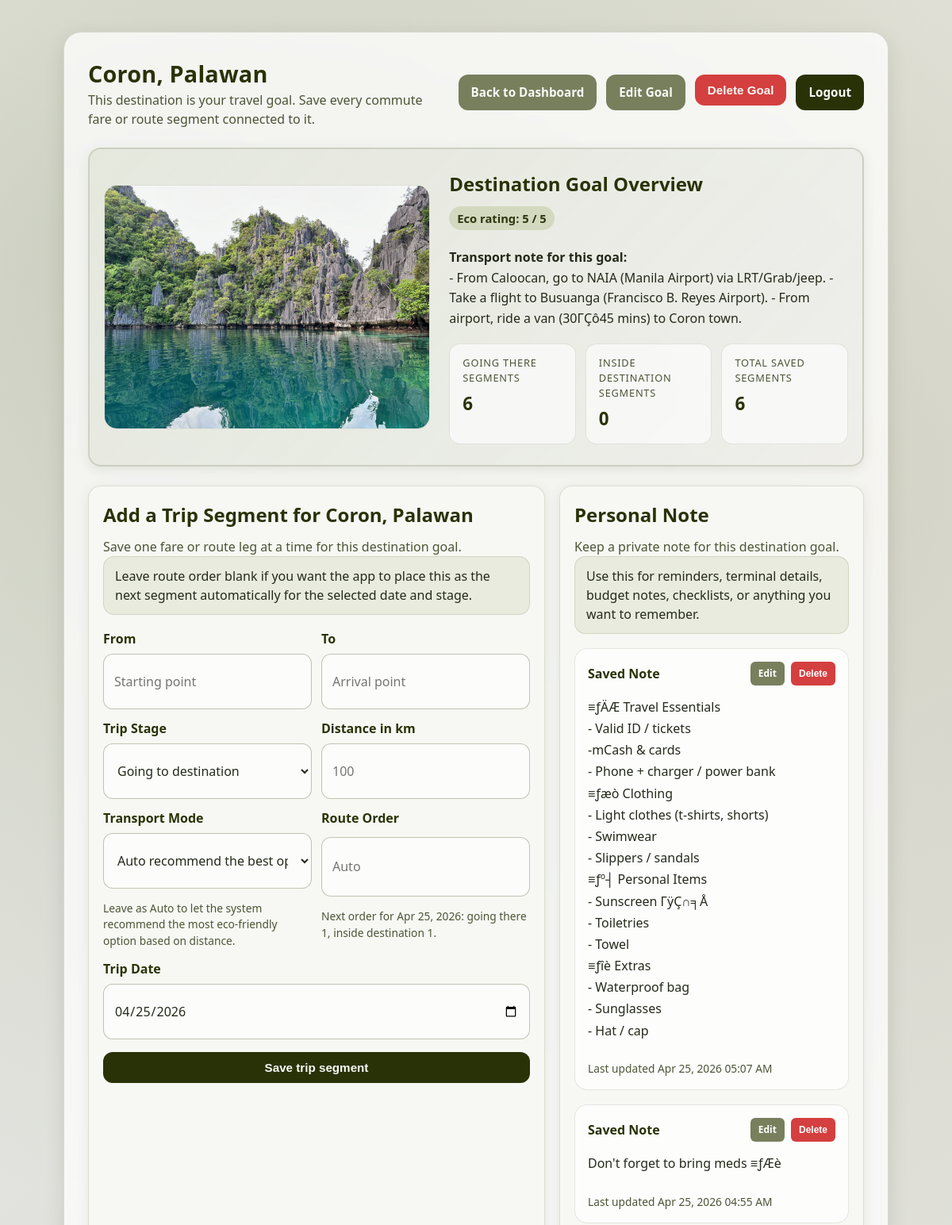
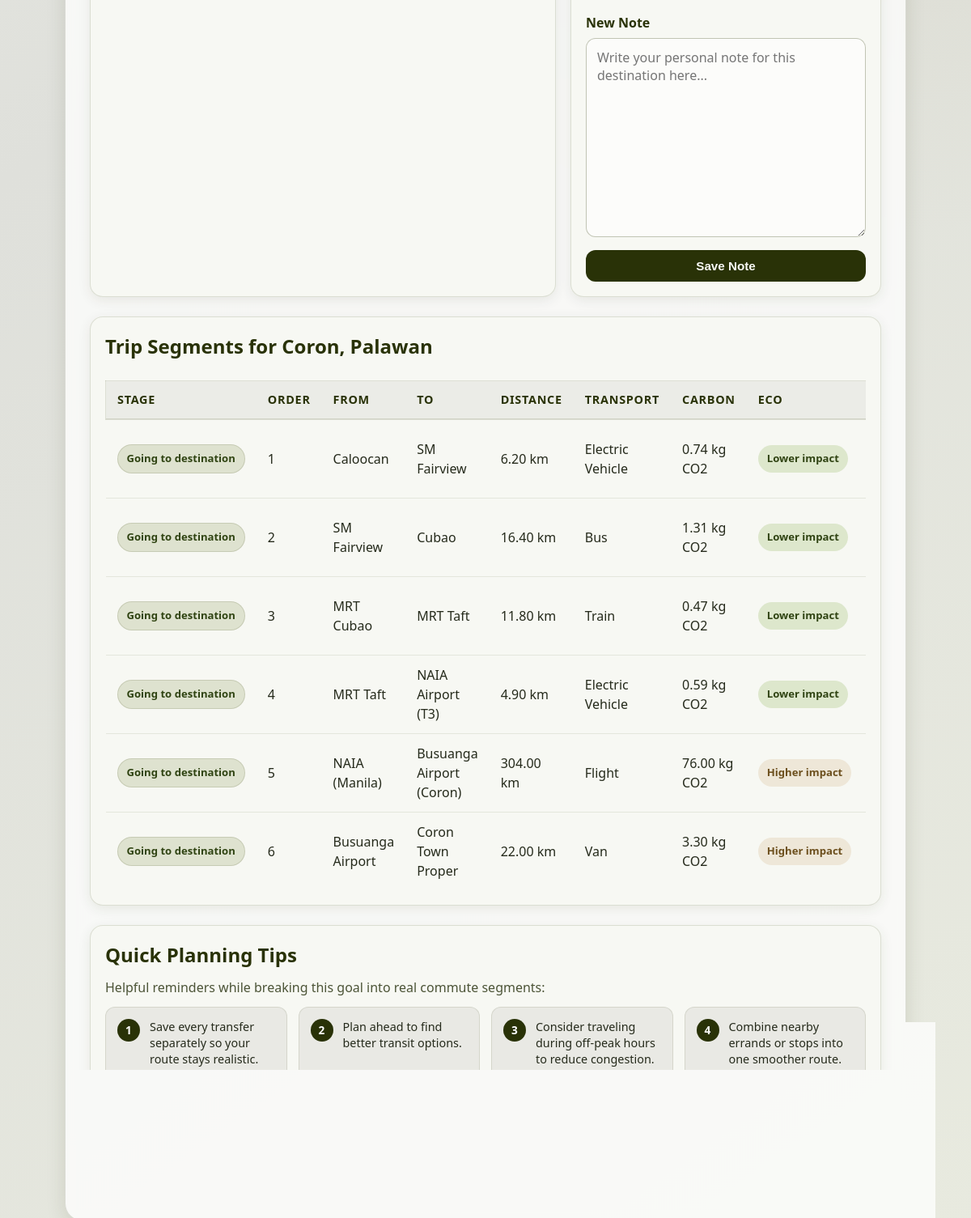
Page /destination_detail.php?id=8 (signed in) on the committed database (2 pictures, top to bottom).
### tables this page shows
CREATE TABLE `destinations` (
  `id` int(11) NOT NULL AUTO_INCREMENT,
  `name` varchar(100) NOT NULL,
  `eco_rating` int(11) NOT NULL,
  `transport_tips` text NOT NULL,
  `photo_path` varchar(255) DEFAULT NULL,
  PRIMARY KEY (`id`)
);

CREATE TABLE `destination_personal_notes` (
  `note_id` int(11) NOT NULL AUTO_INCREMENT,
  `user_id` int(11) NOT NULL,
  `dest_id` int(11) NOT NULL,
  `note_text` text NOT NULL,
  `created_at` timestamp NOT NULL DEFAULT current_timestamp(),
  `updated_at` timestamp NOT NULL DEFAULT current_timestamp() ON UPDATE current_timestamp(),
  PRIMARY KEY (`note_id`),
  KEY `user_id` (`user_id`),
  KEY `dest_id` (`dest_id`)
);

CREATE TABLE `itinerary_items` (
  `item_id` int(11) NOT NULL AUTO_INCREMENT,
  `trip_id` int(11) NOT NULL,
  `dest_id` int(11) NOT NULL,
  `transport_mode` varchar(30) NOT NULL,
  `is_eco_friendly` tinyint(1) NOT NULL DEFAULT 0,
  `sequence_order` int(11) NOT NULL DEFAULT 1,
  `distance_km` decimal(10,2) NOT NULL DEFAULT 0.00,
  `carbon_est` decimal(10,2) NOT NULL DEFAULT 0.00,
  `trip_stage` varchar(30) NOT NULL DEFAULT 'to_destination',
  `created_at` timestamp NOT NULL DEFAULT current_timestamp(),
  PRIMARY KEY (`item_id`),
  KEY `trip_id` (`trip_id`),
  KEY `dest_id` (`dest_id`)
);

CREATE TABLE `trips` (
  `trip_id` int(11) NOT NULL AUTO_INCREMENT,
  `user_id` int(11) NOT NULL,
  `trip_name` varchar(150) NOT NULL,
  `origin` varchar(150) NOT NULL,
  `trip_date` date DEFAULT NULL,
  `total_carbon_est` decimal(10,2) NOT NULL DEFAULT 0.00,
  `created_at` timestamp NOT NULL DEFAULT current_timestamp(),
  PRIMARY KEY (`trip_id`)
);

### destination_detail.php (the view, shortened to what the rows shown need)
<?php
require 'db.php';
require 'destination_photo_helper.php';
require 'trip_segment_helper.php';
function detail_escape($value): string
{
    return htmlspecialchars((string) $value, ENT_QUOTES, 'UTF-8');
}
$destinationIdColumn = travel_get_destination_id_column($conn);
$destId = (int) ($_GET['id'] ?? 0);
$destStmt = $conn->prepare("SELECT * FROM destinations WHERE {$destinationIdColumn} = ? LIMIT 1");
$destStmt->bind_param('i', $destId);
$destStmt->execute();
$destResult = $destStmt->get_result();
$destination = $destResult ? $destResult->fetch_assoc() : null;
if ($destination) {
    $destination['eco_rating'] = travel_calculate_eco_rating($conn, $destId);
}
$destinationPhotoPath = destination_get_photo_public_path($destination['photo_path'] ?? '');
$destinationName = (string) ($destination['name'] ?? 'Destination');
$personalNotes = travel_fetch_destination_notes($conn, (int) $_SESSION['user_id'], $destId);
$tripsToDestination = [];
$tripsStmt = $conn->prepare(
    "SELECT
        t.trip_id,
        t.trip_name,
        t.origin,
        COALESCE(t.trip_date, DATE(t.created_at)) AS trip_date_value,
        t.total_carbon_est,
        t.created_at,
        i.transport_mode,
        i.distance_km,
        i.is_eco_friendly,
        i.trip_stage,
        i.sequence_order
    FROM trips t
    INNER JOIN itinerary_items i ON i.trip_id = t.trip_id
    WHERE i.dest_id = ? AND t.user_id = ?
    ORDER BY
        COALESCE(t.trip_date, DATE(t.created_at)) ASC,
        CASE i.trip_stage
            WHEN 'to_destination' THEN 1
            WHEN 'inside_destination' THEN 2
            ELSE 3
        END,
        i.sequence_order ASC,
        t.created_at DESC"
);
$tripsStmt->bind_param('ii', $destId, $_SESSION['user_id']);
$tripsStmt->execute();
$tripsResult = $tripsStmt->get_result();
if ($tripsResult) {
    while ($row = $tripsResult->fetch_assoc()) {
        $tripsToDestination[] = $row;
    }
}
?>
<!DOCTYPE html>
<html>
<head>
    <link rel="stylesheet" href="style.css">
</head>
<body>
    <div class="page-shell">
        <div class="container">
            <header class="topbar">
                <div>
                    <h1><?php echo detail_escape($destinationName); ?></h1>
                    <p>This destination is your travel goal. Save every commute fare or route segment connected to it.</p>
                </div>
            </header>
            <section class="destination-hero card">
                <div class="hero-content <?php echo $destinationPhotoPath !== '' ? 'hero-content-split' : ''; ?>">
                    <?php if ($destinationPhotoPath !== ''): ?>
                        <div class="hero-media">
                            <img src="<?php echo detail_escape($destinationPhotoPath); ?>" alt="<?php echo detail_escape($destinationName); ?> photo">
                        </div>
                    <?php endif; ?>
                    <div class="hero-main">
                        <h2>Destination Goal Overview</h2>
                        <p class="rating-badge">
                            <span class="rating">Eco rating: <?php echo detail_escape($destination['eco_rating']); ?> / 5</span>
                        </p>
                        <p class="eco-tips"><strong>Transport note for this goal:</strong><br><?php echo detail_escape($destination['transport_tips']); ?></p>
                        <div class="stats-grid">
                            <div class="stat-card">
                            </div>
                            <div class="stat-card">
                            </div>
                            <div class="stat-card">
                            </div>
                        </div>
                    </div>
                </div>
            </section>
            <div class="detail-layout">
                <section class="panel card">
                    <h2>Add a Trip Segment for <?php echo detail_escape($destinationName); ?></h2>
                    <p class="panel-lead">Save one fare or route leg at a time for this destination goal.</p>
                    <p class="helper-note">Leave route order blank if you want the app to place this as the next segment automatically for the selected date and stage.</p>
                    <form method="POST" class="planner-form trip-segment-form">
                        <div class="field-grid trip-segment-grid">
                        </div>
                        <button type="submit">Save trip segment</button>
                    </form>
                </section>
                <aside class="panel card" id="note-section">
                    <h2>Personal Note</h2>
                    <?php if (!empty($personalNotes)): ?>
                        <?php foreach ($personalNotes as $note): ?>
                            <div class="saved-note-card">
                                <div class="saved-note-head">
                                    <strong class="saved-note-title">Saved Note</strong>
                                    <div class="saved-note-actions">
                                        <a href="destination_detail.php?id=<?php echo detail_escape($destId); ?>&edit_note=<?php echo (int)$note['note_id']; ?>#note-section" class="btn-action btn-edit">Edit</a>
                                        <form method="POST" class="saved-note-inline-form" onsubmit="return confirm('Delete this personal note?');">
                                            <button type="submit" class="btn-action btn-delete">Delete</button>
                                        </form>
                                    </div>
                                </div>
                                <div class="saved-note-body">
                                    <p class="saved-note-text"><?php echo nl2br(detail_escape((string) ($note['note_text'] ?? ''))); ?></p>
                                    <p class="field-help note-meta">Last updated <?php echo detail_escape(date('M d, Y h:i A', strtotime((string) $note['updated_at']))); ?></p>
                                </div>
                            </div>
                        <?php endforeach; ?>
                    <?php endif; ?>
                </aside>
            </div>
            <section class="panel card trip-history">
                <h2>Trip Segments for <?php echo detail_escape($destinationName); ?></h2>
                <?php if (empty($tripsToDestination)): ?>
                    <p class="muted">No trip segments saved for this destination goal yet.</p>
                <?php else: ?>
                    <div class="table-wrap">
                        <table class="trip-table">
                            <thead>
                                <tr>
                                    <th>Stage</th>
                                    <th>Order</th>
                                    <th>From</th>
                                    <th>To</th>
                                    <th>Distance</th>
                                    <th>Transport</th>
                                    <th>Carbon</th>
                                    <th>Eco</th>
                                    <th>Date</th>
                                </tr>
                            </thead>
                            <tbody>
                                <?php foreach ($tripsToDestination as $trip): ?>
                                    <?php $tripStage = (string) ($trip['trip_stage'] ?? 'to_destination'); ?>
                                    <tr>
                                        <td>
                                            <span class="stage-pill <?php echo detail_escape(travel_stage_badge_class($tripStage)); ?>">
                                                <?php echo detail_escape(travel_format_stage($tripStage)); ?>
                                            </span>
                                        </td>
                                        <td><?php echo detail_escape($trip['sequence_order'] ?? 1); ?></td>
                                        <td><?php echo detail_escape($trip['origin']); ?></td>
                                        <td><?php echo detail_escape($trip['trip_name']); ?></td>
                                        <td><?php echo detail_escape($trip['distance_km']); ?> km</td>
                                        <td><?php echo detail_escape(travel_format_mode((string) $trip['transport_mode'])); ?></td>
                                        <td><?php echo detail_escape($trip['total_carbon_est']); ?> kg CO2</td>
                                        <td>
                                            <span class="status-pill <?php echo !empty($trip['is_eco_friendly']) ? 'status-eco' : 'status-neutral'; ?>">
                                                <?php echo !empty($trip['is_eco_friendly']) ? 'Lower impact' : 'Higher impact'; ?>
                                            </span>
                                        </td>
                                        <td><?php echo detail_escape(travel_format_trip_date((string) ($trip['trip_date_value'] ?? ''), (string) ($trip['created_at'] ?? ''))); ?></td>
                                    </tr>
                                <?php endforeach; ?>
                            </tbody>
                        </table>
                    </div>
                <?php endif; ?>
            </section>
            <section class="panel card quick-tips-section">
                <h2>Quick Planning Tips</h2>
            </section>
        </div>
    </div>
</body>
</html>

### rows in the picture
destinations: name "Coron, Palawan", photo_path (picture), transport_tips "- From Caloocan, go to NAIA (Manila Airport) via LRT/Grab/jeep. - Take a flight to Busuanga (Francisco B. Reyes Airport). - From airport, ride a van (30ΓÇô45 mins) to Coron town."
destination_personal_notes: note_text "≡ƒÄÆ Travel Essentials - Valid ID / tickets -mCash & cards - Phone + charger / power bank ≡ƒæò Clothing - Light clothes (t-shirts, shorts) - Swimwear - Slippers / sandals ≡ƒº┤ Personal Items - Sunscreen ΓÿÇ∩╕Å - Toiletries - Towel ≡ƒîè Extras - Waterproof bag - Sunglasses - Hat / cap", updated_at "Apr 25, 2026 05:07 AM"
destination_personal_notes: note_text "Don't forget to bring meds ≡ƒÆè", updated_at "Apr 25, 2026 04:55 AM"
itinerary_items: trip_stage "Going to destination", sequence_order "1", trip.origin "Caloocan", trip.trip_name "SM Fairview", distance_km "6.20", transport_mode "Electric Vehicle", trip.total_carbon_est "0.74", is_eco_friendly "Lower impact"
itinerary_items: trip_stage "Going to destination", sequence_order "2", trip.origin "SM Fairview", trip.trip_name "Cubao", distance_km "16.40", transport_mode "Bus", trip.total_carbon_est "1.31", is_eco_friendly "Lower impact"
itinerary_items: trip_stage "Going to destination", sequence_order "3", trip.origin "MRT Cubao", trip.trip_name "MRT Taft", distance_km "11.80", transport_mode "Train", trip.total_carbon_est "0.47", is_eco_friendly "Lower impact"
itinerary_items: trip_stage "Going to destination", sequence_order "4", trip.origin "MRT Taft", trip.trip_name "NAIA Airport (T3)", distance_km "4.90", transport_mode "Electric Vehicle", trip.total_carbon_est "0.59", is_eco_friendly "Lower impact"
itinerary_items: trip_stage "Going to destination", sequence_order "5", trip.origin "NAIA (Manila)", trip.trip_name "Busuanga Airport (Coron)", distance_km "304.00", transport_mode "Flight", trip.total_carbon_est "76.00", is_eco_friendly "Higher impact"
itinerary_items: trip_stage "Going to destination", sequence_order "6", trip.origin "Busuanga Airport", trip.trip_name "Coron Town Proper", distance_km "22.00", transport_mode "Van", trip.total_carbon_est "3.30", is_eco_friendly "Higher impact"

### other values in the picture
detail_escape($destination['eco_rating']) "5"
detail_escape($stageCounts['to_destination']) "6"
detail_escape($stageCounts['inside_destination']) "0"
detail_escape(count($tripsToDestination)) "6"
detail_escape($routeOrderHelpText) "Next order for Apr 25, 2026: going there 1, inside destination 1."
detail_escape($tip) "Save every transfer separately so your route stays realistic."
detail_escape($tip) "Plan ahead to find better transit options."
detail_escape($tip) "Consider traveling during off-peak hours to reduce congestion."
detail_escape($tip) "Combine nearby errands or stops into one smoother route."
form field trip_stage "Going to destination"
